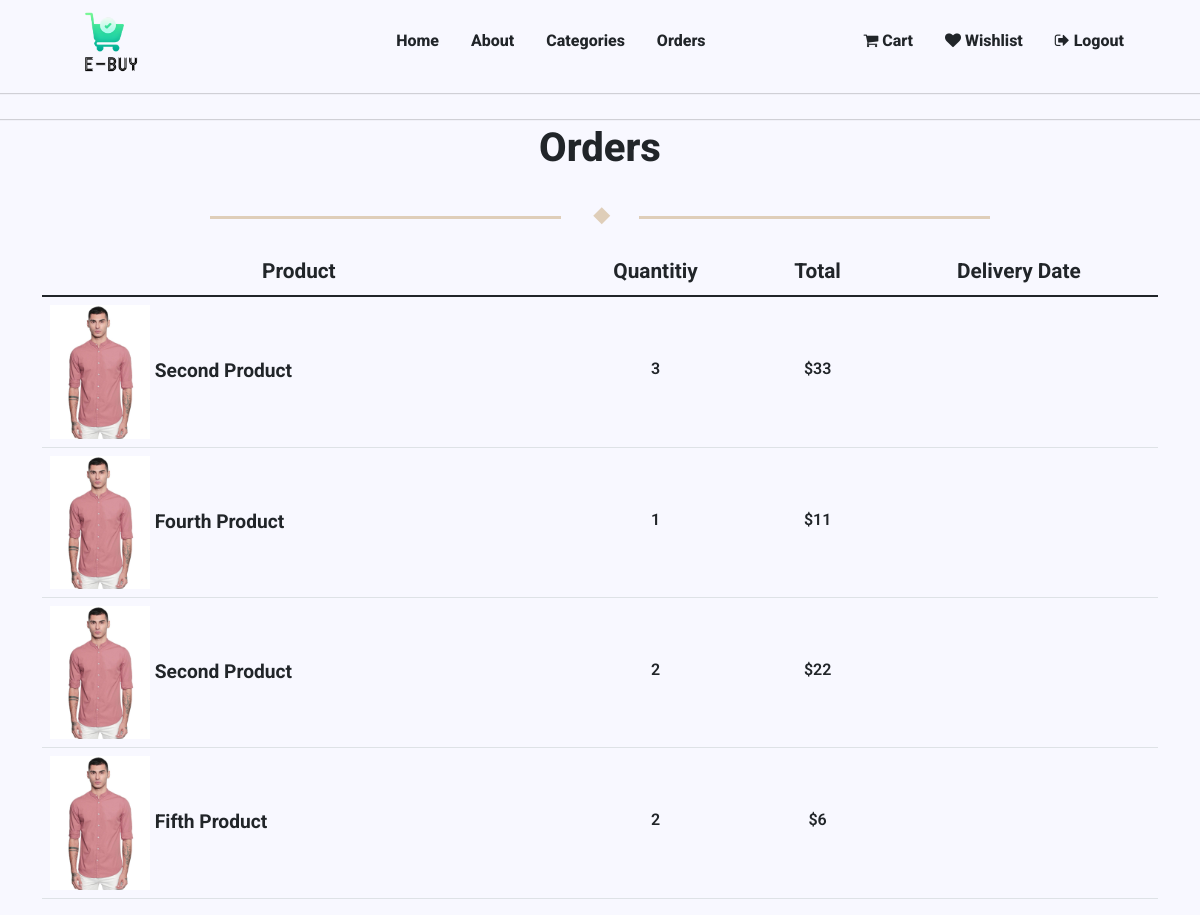
/products/orders/ (signed in), run on the app's committed database.
### product/models.py (models this page shows, shortened)
class ProductOrder(models.Model):
    user=models.ForeignKey(UserProfile,on_delete=models.CASCADE)
    product=models.ForeignKey(Product,on_delete=models.CASCADE)
    quantity=models.IntegerField(default=1)
    ordered=models.BooleanField(default=False)
    class Meta:
        verbose_name = 'Ordered Product'
        verbose_name_plural='Ordered Products'
    @property
    def total(self):
        return self.product.price * self.quantity

class Product(models.Model):
    class StatusChoices(models.TextChoices):
        AVAILABLE="SA",_("Stock Available")
        OUTOFSTOCK="NSA",_("No Stock Available")
    id = models.UUIDField(primary_key=True, default=uuid.uuid4, editable=False)
    title=models.CharField(max_length=256)
    slug=models.SlugField(blank=True,null=True)
    description=models.TextField()
    image=models.ImageField(blank=True,null=True)
    status=models.CharField(max_length=3,choices=StatusChoices.choices,default=StatusChoices.AVAILABLE)
    published_date=models.DateTimeField(auto_now_add=True)
    price=models.IntegerField(default=0)
    wishlist_users=models.ManyToManyField(UserProfile,related_name="wishlist_products",blank=True)
    category=models.ForeignKey('Category',on_delete=models.SET_NULL,null=True)
    delivery_days=models.IntegerField(default=7)

### product/views.py (the view)
# urls.py: path('products/orders/',OrderListView.as_view(),name="orders"),
class OrderListView(LoginRequiredMixin,ListView):
    model=Order
    context_object_name="product_orders"
    ordering=['-ordering_date']
    template_name="product/order_list.html"
    def get_context_data(self, **kwargs):
        data= super().get_context_data(**kwargs)
        return data
    def get_queryset(self):
        product_orders=super().get_queryset().filter(user=self.request.user,delivered=False).values('products')
        data=ProductOrder.objects.filter(id__in=product_orders)
        return data

### templates/product/order_list.html
{% extends "base.html" %}
{% load static %}
{% block head %}
<link rel="stylesheet" href={% static 'css/product/order_list.css' %}>
{% endblock %}
{% block content %}
<main class="page-content">
    <section class="page-heading">
        <h1 class="page-title">Orders</h1>
        <div class="page-title-underline"></div>
    </section>
    <section class="order_set container">
        <table class="table table-hover">
            <thead>
                <tr>
                    <th scope="col">Product</th>
                    <th scope="col">Quantitiy</th>
                    <th scope="col">Total</th>
                    <th scope="col">Delivery Date</th>
                </tr>
            </thead>
            <tbody>
                {% for product in product_orders %}
                <tr class="order-row">
                <th scope="row">
                    <img class="order-product-image" src={% static 'images/sample_product.jpg' %} alt="">
                    <a href={% url 'detail' product.product.slug %} class="order-product-title">{{product.product.title}}</a>
                    </th>
                    <td>{{product.quantity}}</td>
                    <td>${{product.total}}</td>
                    <td>{{delivery_date}}</td>
                </tr>
                {% endfor %}
            </tbody>
        </table>
    </section>
</main>
{% endblock %}F

### static/css/base.css (style rules this page uses)
* { box-sizing: border-box; scroll-behavior: smooth; }
body, html { padding: 0; margin: 0; font-family: -apple-system, BlinkMacSystemFont, Segoe UI, Roboto, Oxygen, Ubuntu, Cantarell, Fira Sans, Droid Sans, Helvetica Neue, sans-serif; }
a { text-decoration: none; color: inherit; }

### static/css/product/order_list.css (style rules this page uses)
.page-title { text-align: center; font-family: "Roboto"; font-weight: 800; font-size: 2.5rem; }
.page-title-underline { position: relative; margin-bottom: 2rem; margin-top: 2rem; }
.page-title-underline:before { display: block; content: ""; width: 12px; height: 12px; background-color: #dfceb9; position: relative; transform: rotate(45deg) translateX(-50%); left: 50%; top: 10px; }
.page-title-underline:after { content: ""; position: absolute; left: 50%; transform: translateX(-50%); width: 100%; max-width: 65%; height: 3px; background: linear-gradient( to right, #dfceb9 0%, #dfceb9 45%, rgba(0, 0, 0, 0) 45%, rgba(0, 0, 0, 0) 55%, #dfceb9 55%, #dfceb9 100% ); }
.order-product-image { width: 100px; }
body { background-color: ghostwhite; }
.order-row td { text-align: center; font-family: "Roboto"; font-weight: 600; font-size: 1rem; padding-top: 60px; }
.order-row th { font-family: "Roboto"; font-size: 1.2rem; text-transform: capitalize; }
thead { text-align: center; text-transform: capitalize; font-family: "Roboto"; font-size: 1.3rem; }

### static/css/components/navbar.css (style rules this page uses)
*:before, *:after { box-sizing: border-box; }

### data on the page
ProductOrder: product "Second Product", quantity "3", total "33"
ProductOrder: product "Fourth Product", quantity "1", total "11"
ProductOrder: product "Second Product", quantity "2", total "22"
ProductOrder: product "Fifth Product", quantity "2", total "6"
